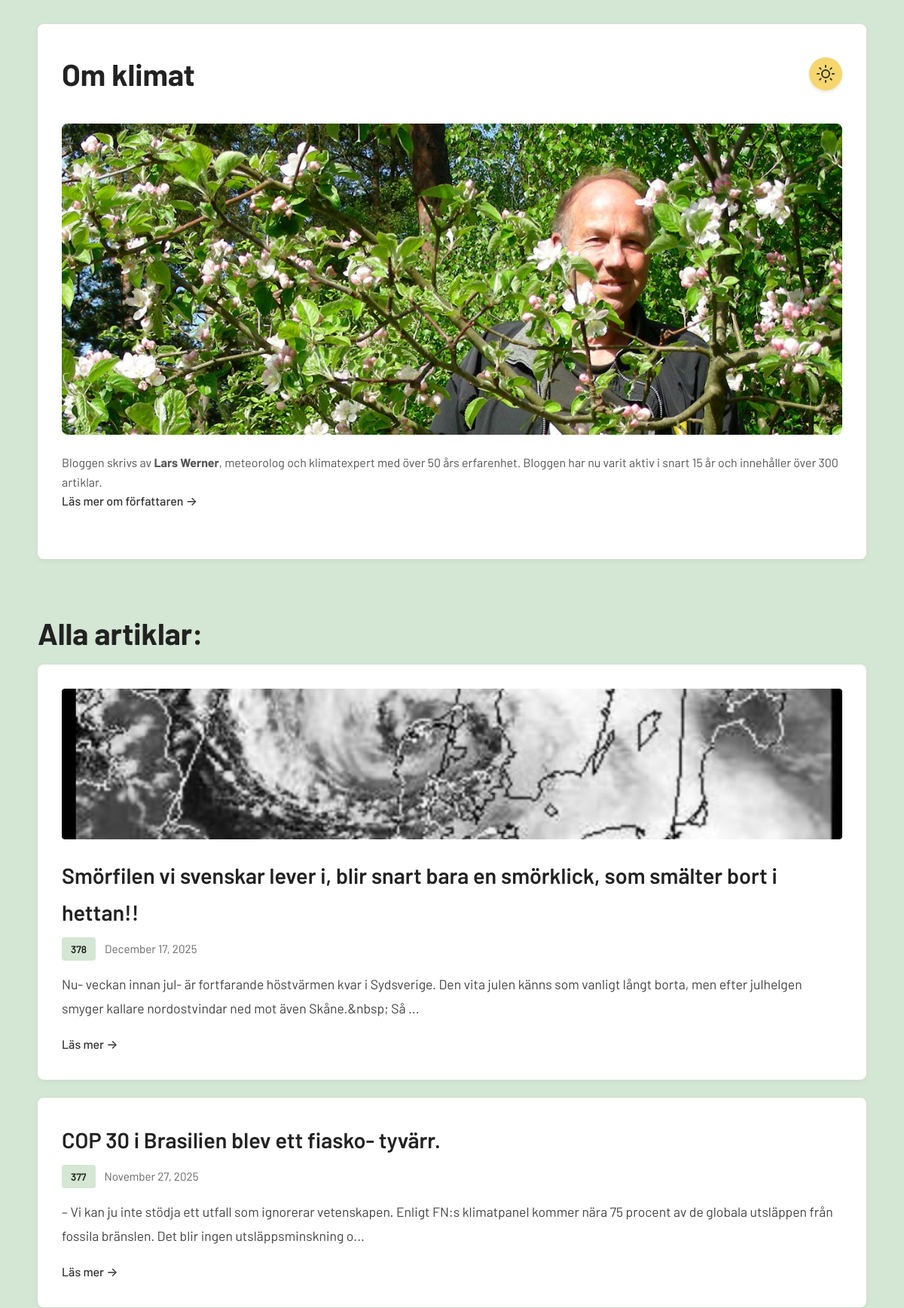
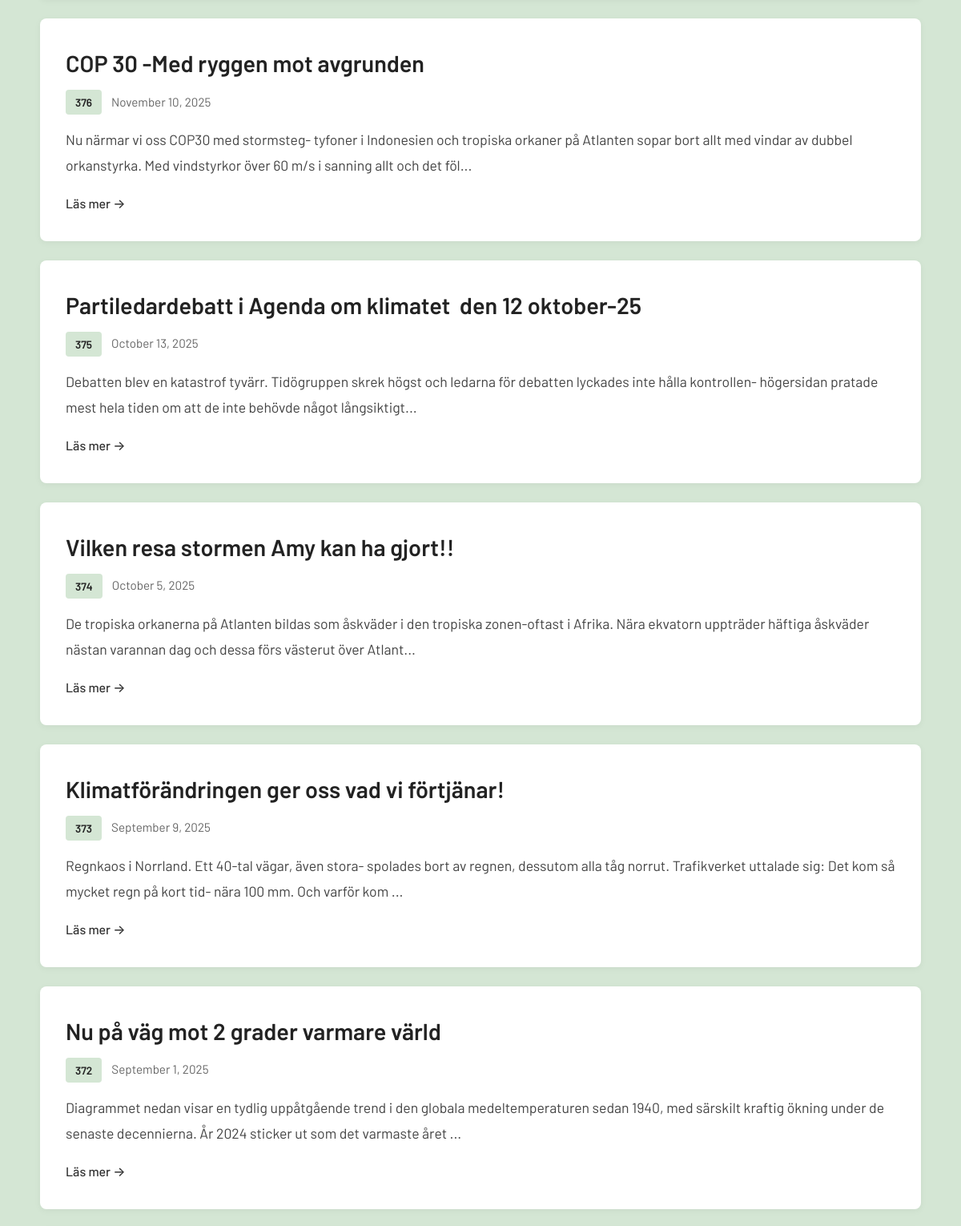
The page / (upper part) on the database its author committed (2 pictures, top to bottom).
### tables this page shows
CREATE TABLE posts (
        id INTEGER PRIMARY KEY AUTOINCREMENT,
        title TEXT NOT NULL,
        content TEXT NOT NULL,
        slug TEXT UNIQUE NOT NULL,
        created_at DATETIME DEFAULT CURRENT_TIMESTAMP,
        updated_at DATETIME DEFAULT CURRENT_TIMESTAMP
    , featured_image TEXT, status TEXT DEFAULT 'draft');

### config.php (called while the page is built, shortened)
<?php
function formatDate($date) {
    return date('F j, Y', strtotime($date));
}
function getFeaturedImageUrl($filename) {
    return 'uploads/' . $filename;
}

### index.php (the view, shortened to what this page needs)
<?php
require_once 'config.php';
$db = getDB();
$stmt = $db->query("SELECT id, title, content, slug, featured_image, created_at FROM posts WHERE status = 'published' ORDER BY created_at DESC");
$posts = $stmt->fetchAll(PDO::FETCH_ASSOC);
$totalPosts = count($posts);
function getExcerpt($content, $length = 200) {
    $text = strip_tags($content);
    if (strlen($text) <= $length) {
        return $text;
    }
    return substr($text, 0, $length) . '...';
}
?>
<!DOCTYPE html>
<html lang="sv">
<head>
    <link rel="stylesheet" href="styles.css?v=3">
</head>
<body>
    <div class="container">
        <header>
            <div class="header-title-wrapper">
                <h1>Om klimat</h1>
                <a href="admin/login.php" class="admin-sun-button" aria-label="Gå till admin-sidan">
                </a>
            </div>
            <?php if (file_exists('uploads/author.png')): ?>
                <img src="uploads/author.png" alt="Lars Werner" class="author-image" style="max-width: 100%; height: auto; margin-bottom: 1rem; border-radius: 8px;">
            <?php endif; ?>
            <div class="author-intro">
                <p>Bloggen skrivs av <strong>Lars Werner</strong>, meteorolog och klimatexpert med över 50 års erfarenhet. Bloggen har nu varit aktiv i snart 15 år och innehåller över 300 artiklar.<br><a href="om.php">Läs mer om författaren →</a></p>
            </div>
        </header>
        <?php if (!empty($posts)): ?>
            <h2 class="articles-subtitle">Alla artiklar:</h2>
        <?php endif; ?>
        <main>
            <?php if (empty($posts)): ?>
                <p class="no-posts">Inga inlägg än. Kom tillbaka snart!</p>
            <?php else: ?>
                <div class="posts-list">
                    <?php foreach ($posts as $index => $post): ?>
                        <article class="post-preview">
                            <?php if ($post['featured_image']): ?>
                                <a href="post.php?slug=<?php echo htmlspecialchars($post['slug']); ?>" class="featured-image-link">
                                    <img src="<?php echo htmlspecialchars(getFeaturedImageUrl($post['featured_image'])); ?>"
                                         alt="<?php echo htmlspecialchars($post['title']); ?>"
                                         class="featured-image">
                                </a>
                            <?php endif; ?>
                            <h2><a href="post.php?slug=<?php echo htmlspecialchars($post['slug']); ?>">
                                <?php echo htmlspecialchars($post['title']); ?>
                            </a></h2>
                            <div class="post-date-wrapper">
                                <span class="article-number"><?php echo $totalPosts - $index; ?></span>
                                <time class="post-date"><?php echo formatDate($post['created_at']); ?></time>
                            </div>
                            <p class="post-excerpt"><?php echo htmlspecialchars(getExcerpt($post['content'])); ?></p>
                            <a href="post.php?slug=<?php echo htmlspecialchars($post['slug']); ?>" class="read-more">Läs mer →</a>
                        </article>
                    <?php endforeach; ?>
                </div>
            <?php endif; ?>
        </main>
    </div>
</body>
</html>

### styles.css (style rules this page uses)
* { margin: 0; padding: 0; box-sizing: border-box; }
body { font-family: 'Barlow', -apple-system, BlinkMacSystemFont, 'Segoe UI', Roboto, 'Helvetica Neue', Arial, sans-serif; font-size: 18px; line-height: 1.7; color: #333; background: #d4e6d4; padding: 2rem 1rem; }
.container { max-width: 1100px; margin: 0 auto; padding: 0; }
header { background: white; padding: 2rem; border-radius: 8px; box-shadow: 0 2px 8px rgba(0,0,0,0.05); margin-bottom: 2rem; }
.header-title-wrapper { display: flex; align-items: center; justify-content: space-between; margin-bottom: 2rem; }
header h1 { font-size: 2.5rem; margin-bottom: 0; color: #222; font-weight: 700; flex: 1; }
.admin-sun-button { display: flex; align-items: center; justify-content: center; width: 44px; height: 44px; border-radius: 50%; background: #f5d76e; color: #333; text-decoration: none; transition: all 0.2s ease; box-shadow: 0 2px 4px rgba(0, 0, 0, 0.1); flex-shrink: 0; }
.admin-sun-button svg { width: 24px; height: 24px; }
.author-intro { margin-top: 0; margin-bottom: 2rem; padding-top: 0; font-size: 1rem; color: #555; line-height: 1.6; }
.author-intro a { color: #333; text-decoration: none; font-weight: 500; }
main { margin-bottom: 3rem; }
.articles-subtitle { font-size: 2.5rem; font-weight: 700; color: #222; margin-top: 4rem; margin-bottom: 0.5rem; padding: 0 2rem 0 0; }
.posts-list { display: flex; flex-direction: column; gap: 1.5rem; }
.post-preview { background: white; padding: 2rem; border-radius: 8px; box-shadow: 0 2px 8px rgba(0,0,0,0.05); }
.featured-image-link { display: block; margin-bottom: 1.5rem; border-radius: 4px; overflow: hidden; }
.featured-image { width: 100%; height: 200px; object-fit: cover; display: block; border-radius: 4px; transition: transform 0.3s ease; }
.post-preview h2 { font-size: 1.8rem; margin-bottom: 0.5rem; font-weight: 600; }
.post-preview h2 a { color: #222; text-decoration: none; }
.post-date-wrapper { display: flex; align-items: center; gap: 0.75rem; margin-bottom: 1rem; }
.post-date { font-size: 0.95rem; color: #666; }
.article-number { display: inline-block; background: #d4e6d4; color: #222; padding: 0.25rem 0.75rem; border-radius: 4px; font-size: 0.85rem; font-weight: 600; }
.post-excerpt { font-size: 1.1rem; color: #444; margin-bottom: 1rem; line-height: 1.8; }
.read-more { color: #333; text-decoration: none; font-weight: 500; font-size: 1rem; }

### rows shown on the page
posts: featured_image (picture), title "Smörfilen vi svenskar lever i, blir snart bara en smörklick, som smälter bort i hettan!!", index "378", created_at "December 17, 2025", content "Nu- veckan innan jul- är fortfarande höstvärmen kvar i Sydsverige. Den vita julen känns som vanligt långt borta, men efter julhelgen smyger kallare nordostvindar ned mot även Skåne.&nbsp; Så ..."
posts: title "COP 30 i Brasilien blev ett fiasko- tyvärr.", index "377", created_at "November 27, 2025", content "– Vi kan ju inte stödja ett utfall som ignorerar vetenskapen. Enligt FN:s klimatpanel kommer nära 75 procent av de globala utsläppen från fossila bränslen. Det blir ingen utsläppsminskning o..."
posts: title "COP 30 -Med ryggen mot avgrunden", index "376", created_at "November 10, 2025", content "Nu närmar vi oss COP30 med stormsteg- tyfoner i Indonesien och tropiska orkaner på Atlanten sopar bort allt med vindar av dubbel orkanstyrka. Med vindstyrkor över 60 m/s i sanning allt och det föl..."
posts: title "Partiledardebatt i Agenda om klimatet den 12 oktober-25", index "375", created_at "October 13, 2025", content "Debatten blev en katastrof tyvärr. Tidögruppen skrek högst och ledarna för debatten lyckades inte hålla kontrollen- högersidan pratade mest hela tiden om att de inte behövde något långsiktigt..."
posts: title "Vilken resa stormen Amy kan ha gjort!!", index "374", created_at "October 5, 2025", content "De tropiska orkanerna på Atlanten bildas som åskväder i den tropiska zonen-oftast i Afrika. Nära ekvatorn uppträder häftiga åskväder nästan varannan dag och dessa förs västerut över Atlant..."
posts: title "Klimatförändringen ger oss vad vi förtjänar!", index "373", created_at "September 9, 2025", content "Regnkaos i Norrland. Ett 40-tal vägar, även stora- spolades bort av regnen, dessutom alla tåg norrut. Trafikverket uttalade sig: Det kom så mycket regn på kort tid- nära 100 mm. Och varför kom ..."
posts: title "Nu på väg mot 2 grader varmare värld", index "372", created_at "September 1, 2025", content "Diagrammet nedan visar en tydlig uppåtgående trend i den globala medeltemperaturen sedan 1940, med särskilt kraftig ökning under de senaste decennierna. År 2024 sticker ut som det varmaste året ..."
